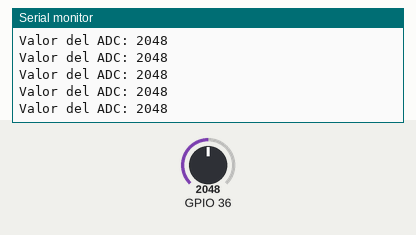
Recording of a program running on a simulated ESP32. On the bench: the last lines printed to the serial monitor. The inputs (shaded band) are chosen by the test bench; at power-on: GPIO 36 = 2048.

Above: at 0.8 s.
0.9 s: GPIO 36 set to 2866
At 1.01 s:
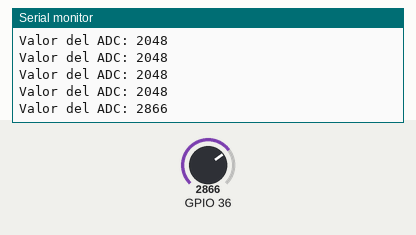
2.4 s: GPIO 36 set to 3603
At 2.46 s:
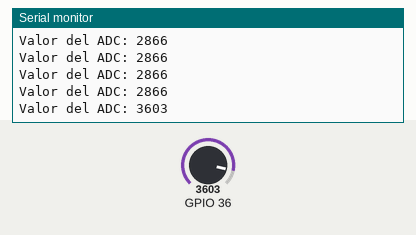
Timing chart, 0 to 5.4 s (numbered marks = the images above; inputs shaded):
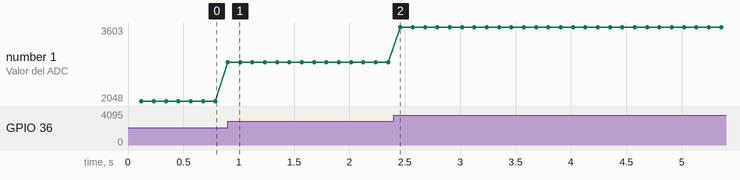

Measured:
- after the input at 0.9 s, the serial monitor: prints a new line at once (image 1)
- after the input at 2.4 s, the serial monitor: prints a new line after 0.06 s (image 2)
- plotted number 1: 2048 → 2866 after the input at 0.9 s, 2866 → 3603 after the input at 2.4 s

The program:

main.cpp
```cpp
/*
    Utilizaremos para probar el ADC un sensor "SENSOR LINES FOLLOW 8 CHANNELS"
        PIN IR  -----> Si está a 3V3 quiere decir que todos los sensores pueden leer
                -----> Si está a 0 (GND) quiere decir que todos los sensores están apagados.
*/


#include <freertos/FreeRTOS.h>
#include <freertos/task.h>
#include <driver/gpio.h>
#include "driver/ledc.h"
#include "esp_err.h"

// Include del driver del ADC:
#include "driver/adc.h"

extern "C" void app_main();

void app_main()
{


    // Configuramos el ADC:
    adc1_config_width(ADC_WIDTH_BIT_12);
    adc1_config_channel_atten(ADC1_CHANNEL_0,ADC_ATTEN_DB_11);
    // Si queremos usar más de un sensor debemos usar más de un canal:
    //adc1_config_channel_atten(ADC1_CHANNEL_0,ADC_ATTEN_DB_11);


    // El raw del acd tiene una resolucion de 12 bits
    uint16_t adcValue   = 0;
    uint8_t cntAdcValue = 0;
    // Loop logica:
    while (1)
    {
        vTaskDelay(pdMS_TO_TICKS(10));
        /* code */
        adcValue = adc1_get_raw(ADC1_CHANNEL_0);

        if(cntAdcValue > 10)
        {
            printf("Valor del ADC: %d\n", adcValue);
            cntAdcValue = 0;
        }
        cntAdcValue++;
    }

}
```
